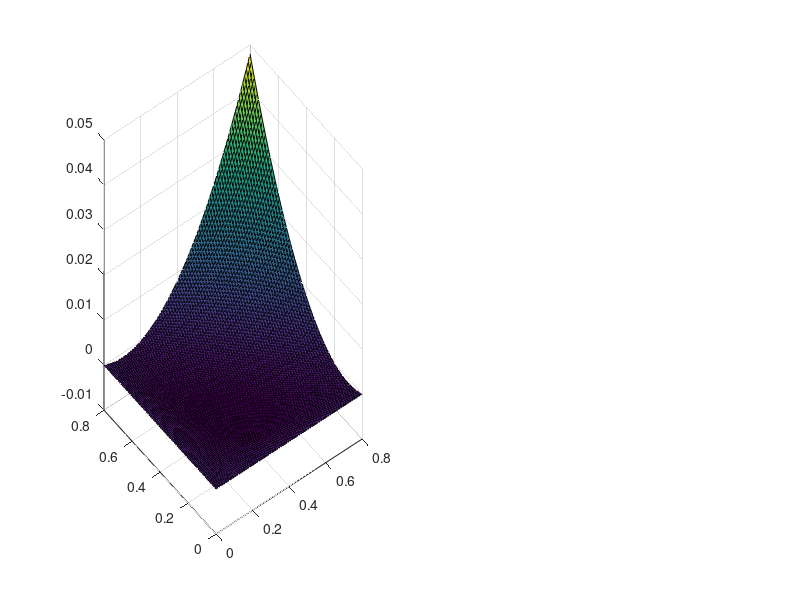

MATLAB code to generate this figure: (Note: this script raises an error after producing the figure.)
function GreiciausiasNusileidimas

f=@(x1, x2)(x1.^2.*x2+x1.*x2.^2-x1.*x2)/8;
gradf=@(m1, m2)[2*m1.*m2+m2.^2-m2, 2*m1.*m2+m1.^2-m1];
epsilon=10^(-6);

% X0=[0,0];      %X0
% X0=[1,1];      %X1
% X0=[0.5, 0.4]; %Xm

subplot(1,2,1);
[x1,x2] = meshgrid(0:0.01:0.8, 0:0.01:0.8);
y=f(x1,x2);
surf(x1, x2, y);
i=0;
k=1; %iteraciju skaitliukas
kmax=100; % maksimalus iteraciju skaitliukas

disp(['    x1        x2       f(x1,x2)   k         funkc. kviet. sk']);

gradnorma=Inf;
format short

while gradnorma>=epsilon
      grad=gradf(X0(1,1),X0(1,2));
      ats=AuksinisPjuvis(f,X0,grad);
      gamma=ats(1,1);
      i=i+ats(1,2)+1;
      X1=X0-gamma*grad;
      
      disp([X1(1,1), X1(1,2), f(X1(1,1), X1(1,2)), k, i]);
      subplot(1,2,2);
      plot(X1(1,1), X1(1,2) , 'o')
      grid on
      hold on
      if k==kmax
          disp(['Pasiektas maksimalus iteraciju skaicius k=', num2str(kmax)]);
          break
      end 
      k=k+1;
      gradnorma=norm(grad);
      X0=X1;
end
end